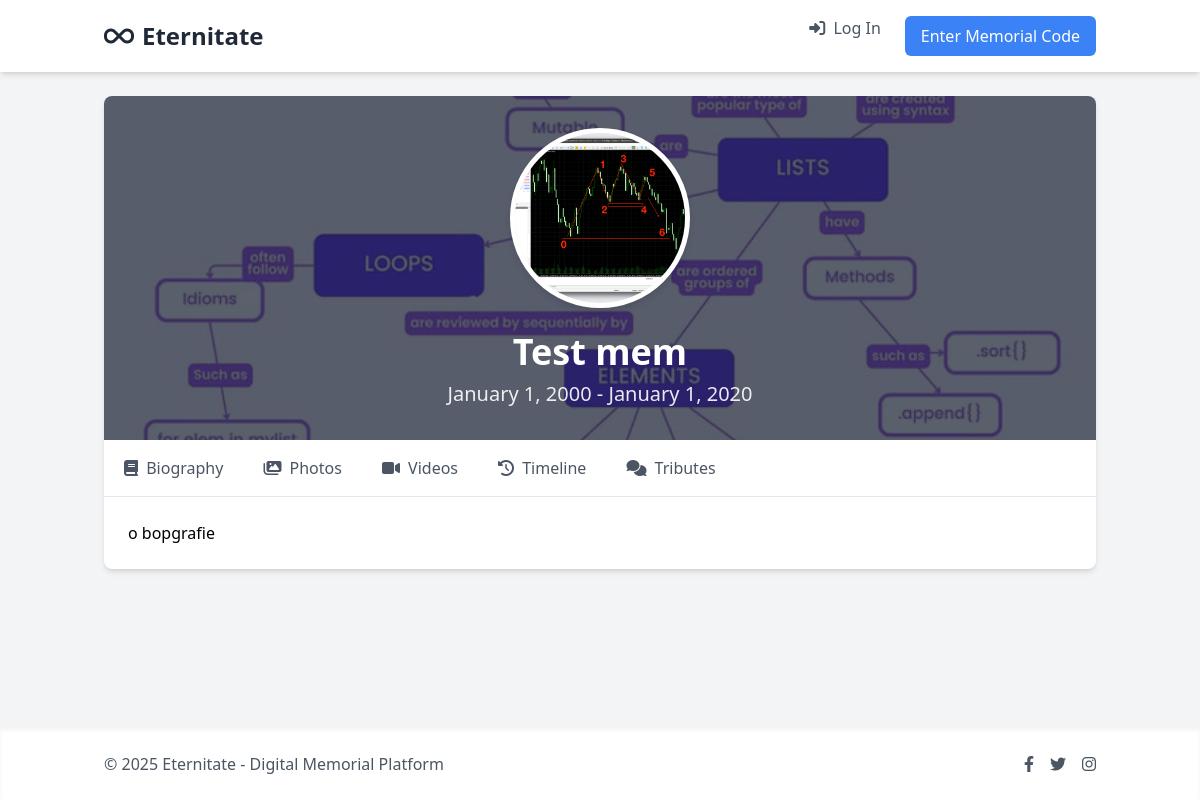
Page /1GRJlYVIPmZ2bedQ6IGygAsGyCAUHMCx/ on the committed database.
### memorials/models.py (models this page shows, shortened)
class Memorial(models.Model):
    owner = models.ForeignKey(User, related_name='memorials', on_delete=models.CASCADE)
    profile_code = models.OneToOneField(ProfileCode, on_delete=models.CASCADE, related_name='memorial')
    full_name = models.CharField(max_length=255)
    birth_date = models.DateField(null=True, blank=True)
    death_date = models.DateField(null=True, blank=True)
    profile_image = models.ImageField(upload_to='memorials/profile_images/%Y/%m/', null=True, blank=True,
                                      help_text="Profile photo of the person being commemorated")
    background_image = models.ImageField(upload_to='memorials/background_images/%Y/%m/', null=True, blank=True,
                                         help_text="Background image for the memorial page header")
    biography = models.TextField(blank=True)
    allow_tributes = models.BooleanField(default=True)
    created_at = models.DateTimeField(auto_now_add=True)
    updated_at = models.DateTimeField(auto_now=True)

### memorials/views.py (the view)
# urls.py: path('<str:code>/', views.memorial_detail, name='memorial_detail'),
def memorial_detail(request, code):
    try:
        profile_code = ProfileCode.objects.get(code=code)
        if not profile_code.is_claimed:
            return redirect('memorials:register_memorial', code=code)
        memorial = profile_code.memorial
        photos = memorial.photos.all()
        videos = memorial.videos.all()
        timeline_events = memorial.timeline_events.all().order_by('date')
        tributes = memorial.tributes.filter(is_approved=True)
        if request.method == 'POST' and memorial.allow_tributes:
            tribute_form = TributeForm(request.POST)
            if tribute_form.is_valid():
                tribute = tribute_form.save(commit=False)
                tribute.memorial = memorial
                tribute.save()
                messages.success(request, "Your tribute has been submitted and is pending approval.")
                return redirect('memorials:memorial_detail', code=code)
        else:
            tribute_form = TributeForm()
        context = {
            'memorial': memorial,
            'photos': photos,
            'videos': videos,
            'timeline_events': timeline_events,
            'tributes': tributes,
            'tribute_form': tribute_form,
            'is_owner': request.user.is_authenticated and request.user == memorial.owner,
        }
        return render(request, 'memorials/memorial_detail.html', context)
    except ProfileCode.DoesNotExist:
        raise Http404("Memorial page not found. The memorial code you entered does not exist.")

### templates/memorials/memorial_detail.html (shortened to what this page needs)
{% extends 'base.html' %}
{% load i18n %}
{% load static %}
{% block content %}
<div class="bg-white rounded-lg shadow-md overflow-hidden fade-in">
    <div class="memorial-header">
        <div class="memorial-header-content text-white">
            <div class="profile-image-container">
                {% if memorial.profile_image %}
                    <img src="{{ memorial.profile_image.url }}" alt="{{ memorial.full_name }}" class="profile-image">
                {% else %}
                    <img src="{% static 'img/default-profile.svg' %}" alt="Default profile" class="profile-image">
                {% endif %}
            </div>
            <h1 class="text-3xl md:text-4xl font-bold mb-2">{{ memorial.full_name }}</h1>
            {% if memorial.birth_date and memorial.death_date %}
                <p class="text-xl opacity-90">
                    {{ memorial.birth_date|date:"F j, Y" }} - {{ memorial.death_date|date:"F j, Y" }}
                </p>
            {% endif %}
        </div>
    </div>
    <div class="border-b border-gray-200">
        <nav class="flex overflow-x-auto py-2">
            <button class="tab-btn px-4 py-2 text-gray-600 hover:text-blue-500 font-medium mx-1 active" data-tab="biography">
                <i class="fas fa-book mr-1"></i> {% trans "Biography" %}
            </button>
            <button class="tab-btn px-4 py-2 text-gray-600 hover:text-blue-500 font-medium mx-1" data-tab="photos">
                <i class="fas fa-images mr-1"></i> {% trans "Photos" %}
            </button>
            <button class="tab-btn px-4 py-2 text-gray-600 hover:text-blue-500 font-medium mx-1" data-tab="videos">
                <i class="fas fa-video mr-1"></i> {% trans "Videos" %}
            </button>
            <button class="tab-btn px-4 py-2 text-gray-600 hover:text-blue-500 font-medium mx-1" data-tab="timeline">
                <i class="fas fa-history mr-1"></i> {% trans "Timeline" %}
            </button>
            <button class="tab-btn px-4 py-2 text-gray-600 hover:text-blue-500 font-medium mx-1" data-tab="tributes">
                <i class="fas fa-comments mr-1"></i> {% trans "Tributes" %}
            </button>
        </nav>
    </div>
    <div class="p-6">
        <div id="biography" class="tab-content active">
            <div class="prose max-w-none">
                {% if memorial.biography %}
                    {{ memorial.biography|linebreaks }}
                {% else %}
                    <p class="text-gray-500 text-center italic">{% trans "No biography has been added yet." %}</p>
                {% endif %}
            </div>
        </div>
    </div>
</div>
{% endblock %}

### templates/base.html (style rules this page uses)
.fade-in { animation: fadeIn 0.5s ease-in-out; }

### templates/memorials/memorial_detail.html (style rules this page uses)
.memorial-header { position: relative; min-height: 300px; display: flex; align-items: center; justify-content: center; overflow: hidden; }
.memorial-header-content { position: relative; z-index: 3; text-align: center; padding: 2rem; width: 100%; display: flex; flex-direction: column; align-items: center; }
.profile-image-container { width: 180px; height: 180px; border-radius: 50%; overflow: hidden; border: 5px solid white; background-color: #e5e7eb; margin-bottom: 1.5rem; box-shadow: 0 4px 6px rgba(0, 0, 0, 0.1); }
.profile-image { width: 100%; height: 100%; object-fit: cover; }
.tab-content { display: none; }
.tab-content.active { display: block; animation: fadeIn 0.5s ease-in-out; }

### rows in the picture
Memorial: profile_image (picture), full_name "Test mem", birth_date "January 1, 2000", death_date "January 1, 2020", biography "o bopgrafie"
